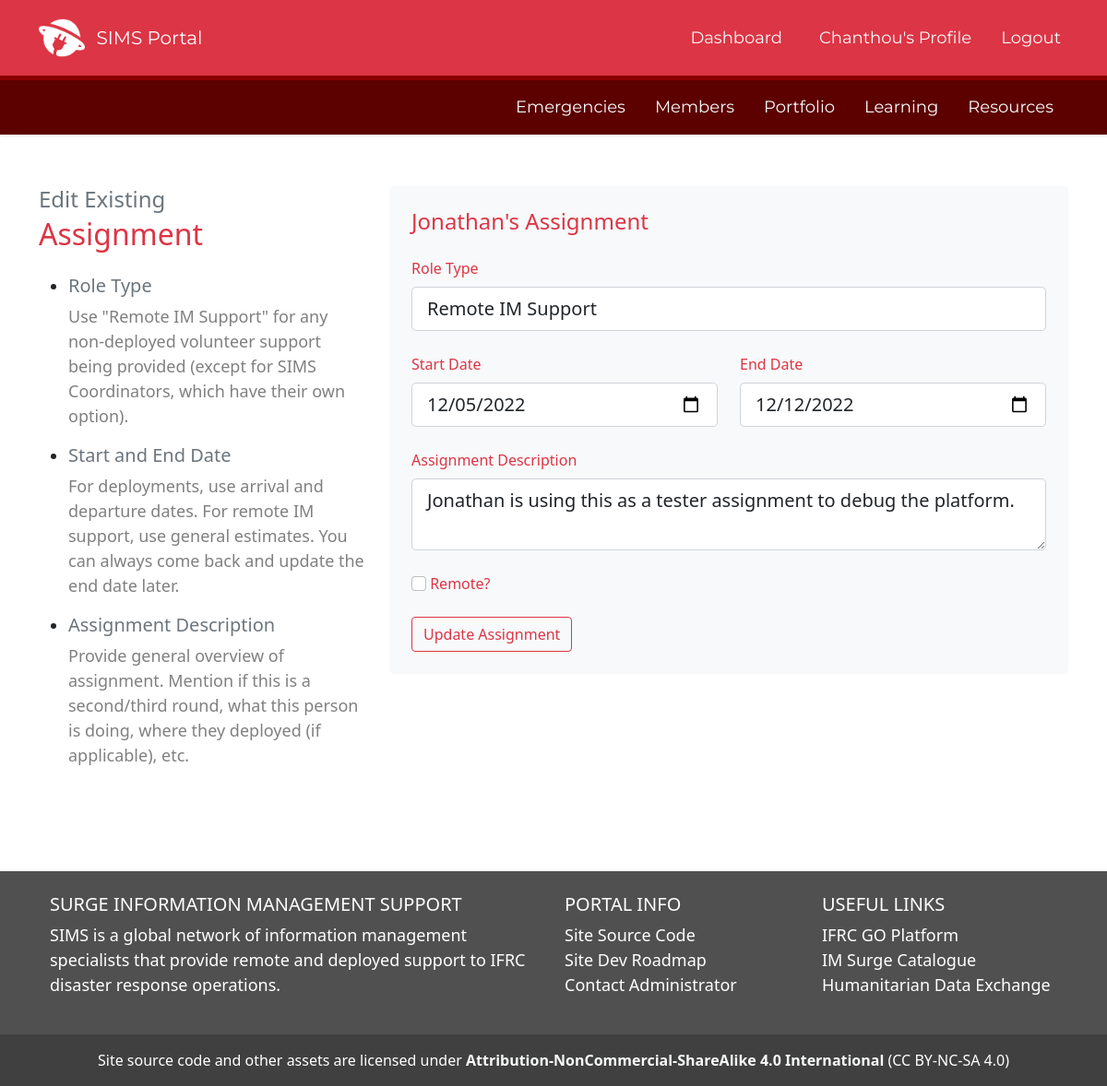
Page /assignment/edit/56 (signed in) on the committed database.
### SIMS_Portal/models.py (models this page shows, shortened)
class User(db.Model, UserMixin):
	__tablename__ = 'user'
	id = db.Column(db.Integer, primary_key=True)
	firstname = db.Column(db.String(40), nullable=False)
	lastname = db.Column(db.String(40), nullable=False)
	status = db.Column(db.String(20), default='Pending')
	birthday = db.Column(db.Date)
	email = db.Column(db.String(120), unique=True, nullable=False)
	password = db.Column(db.String(60), nullable=False)
	molnix_id = db.Column(db.Integer)
	job_title = db.Column(db.String(120))
	unit = db.Column(db.String(120))
	bio = db.Column(db.Text)
	is_admin = db.Column(db.Boolean, default=False)
	roles = db.Column(db.String(1000))
	languages = db.Column(db.String(1000))
	image_file = db.Column(db.String(20), nullable=False, default='default.png')
	twitter = db.Column(db.String(120))
	slack_id = db.Column(db.String(120))
	github = db.Column(db.String(120))
	linked_in = db.Column(db.String(120))
	messaging_number_country_code = db.Column(db.Integer)
	messaging_number = db.Column(db.Integer)
	ns_id = db.Column(db.Integer, db.ForeignKey('nationalsociety.ns_go_id'))
	assignments = db.relationship('Assignment', backref='assigned_member')
	products = db.relationship('Portfolio', backref='creator', lazy=True)
	skills = db.relationship('Skill', secondary='user_skill', backref='members_with_skill')
	languages = db.relationship('Language', secondary='user_language', backref='members_with_language')
	badges = db.relationship('Badge', secondary='user_badge', backref='members_with_badge')
	working_groups = db.relationship('WorkingGroup', secondary='user_workinggroup', backref='members_with_workinggroup')
	created_at = db.Column(db.DateTime, server_default=func.now())
	updated_at = db.Column(db.DateTime, onupdate=func.now())
	fullname = column_property(firstname + " " + lastname)
	@hybrid_property
	def fullname(self):
		return self.firstname + " " + self.lastname

class Assignment(db.Model):
	__tablename__ = 'assignment'
	id = db.Column(db.Integer, primary_key=True)
	role = db.Column(db.String(100))
	start_date = db.Column(db.Date, nullable=False, default=datetime.utcnow)
	end_date = db.Column(db.Date, nullable=False)
	remote = db.Column(db.Boolean)
	assignment_details = db.Column(db.String(1000))
	assignment_status = db.Column(db.String(100), default='Active')
	availability = db.Column(db.String)
	products = db.relationship('Portfolio', backref='assignment', lazy=True)
	learning = db.relationship('Learning', backref='assignment', uselist=False)
	user_id = db.Column(db.Integer, db.ForeignKey('user.id'))
	emergency_id = db.Column(db.Integer, db.ForeignKey('emergency.id'), default=0)
	created_at = db.Column(db.DateTime, server_default=func.now())
	updated_at = db.Column(db.DateTime, onupdate=func.now())

### SIMS_Portal/assignments/routes.py (the view, shortened to what this page needs)
@assignments.route('/assignment/edit/<int:id>', methods=['GET', 'POST'])
@login_required
def edit_assignment(id):
	assignment_info = db.session.query(Assignment, User, Emergency).join(User).join(Emergency).filter(Assignment.id == id).first()
	form = UpdateAssignmentForm(role=assignment_info.Assignment.role, start_date=assignment_info.Assignment.start_date, end_date=assignment_info.Assignment.end_date, assignment_details=assignment_info.Assignment.assignment_details)
	this_assignment = db.session.query(Assignment).filter(Assignment.id==id).first()
	return render_template('assignment_edit.html', form=form, assignment_info=assignment_info)

### SIMS_Portal/assignments/forms.py
class UpdateAssignmentForm(FlaskForm):
	user_id = QuerySelectField('SIMS Member', query_factory=lambda:User.query.filter_by(status='Active'), get_label='fullname', allow_blank=True)
	emergency_id = QuerySelectField('Emergency', query_factory=lambda:Emergency.query.all(), get_label='emergency_name', allow_blank=True)
	role = SelectField("Role Type", choices=['', 'SIMS Remote Coordinator', 'FACT/CAP Information Management', 'Information Management Coordinator', 'Information Analyst', 'Primary Data Collection Officer', 'Mapping and Visualization Officer', 'Remote IM Support'])
	start_date = DateTimeField('Start Date', format='%Y-%m-%d')
	end_date = DateTimeField('End Date', format='%Y-%m-%d')
	remote = BooleanField('Remote?')
	assignment_details = TextAreaField('Assignment Description')
	submit = SubmitField('Update Assignment')

### SIMS_Portal/models.py (called while the page is built)
@login_manager.user_loader
def load_user(user_id):
	return User.query.get(int(user_id))

### SIMS_Portal/templates/assignment_edit.html (shortened to what this page needs)
{% extends "layout.html" %}
{% block content %}
<div class="container">
	<div class="row my-5">
		<div class="col-md-4">
			<h4 class="text-secondary mb-1">Edit Existing</h4>
			<h2 class="text-danger mb-4">Assignment</h2>
			<ul class="timeline">
				<li>
					<h5 class="text-secondary">Role Type</h5>
					<p id="sidebar-guidance">Use "Remote IM Support" for any non-deployed volunteer support being provided (except for SIMS Coordinators, which have their own option).</p>
				</li>
				<li>
					<h5 class="text-secondary">Start and End Date</h5>
					<p id="sidebar-guidance">For deployments, use arrival and departure dates. For remote IM support, use general estimates. You can always come back and update the end date later.</p>
				</li>
				<li>
					<h5 class="text-secondary">Assignment Description</h5>
					<p id="sidebar-guidance">Provide general overview of assignment. Mention if this is a second/third round, what this person is doing, where they deployed (if applicable), etc.</p>
				</li>
			</ul>
		</div>
		<div class="col">
			<form action="" method="POST" class="mx-auto p-4 bg-light text-light rounded-3" novalidate>
				<div class="row">
					<h4 class="text-danger pb-3">{{assignment_info.User.firstname}}'s Assignment</h4>
					<div class="col">
						<div class="form-group pb-4">
							{{ form.role.label(class="form-control-label pb-2 text-danger") }}
							{% if form.role.errors %}
								{{ form.role(class="form-control form-control-lg is-invalid") }}
									<div class="invalid-feedback">
										{% for error in form.role.errors %}
											<span>{{ error }}</span>
										{% endfor %}
									</div>
							{% else %}
								{{ form.role(class="form-control form-control-lg") }}
							{% endif %}
						</div>
					</div>
				</div>
				<div class="row">
					<div class="col-md-6">
						<div class="form-group pb-4">
							{{ form.start_date.label(class="form-control-label pb-2 text-danger") }}
							{% if form.start_date.errors %}
								{{ form.start_date(class="form-control form-control-lg is-invalid") }}
									<div class="invalid-feedback">
										{% for error in form.start_date.errors %}
											<span>{{ error }}</span>
										{% endfor %}
									</div>
							{% else %}
								{{ form.start_date(class="form-control form-control-lg datepicker", type="date") }}
							{% endif %}
						</div>
					</div>
					<div class="col">
							{{ form.end_date.label(class="form-control-label pb-2 text-danger") }}
							{% if form.end_date.errors %}
								{{ form.end_date(class="form-control form-control-lg is-invalid") }}
									<div class="invalid-feedback">
										{% for error in form.end_date.errors %}
										<span>{{ error }}</span>
										{% endfor %}
										</div>
							{% else %}
								{{ form.end_date(class="form-control form-control-lg datepicker", type="date") }}
							{% endif %}
					</div>
				</div>
					<div class="row">
						<div class="col">
							<div class="form-group pb-4">
								{{ form.assignment_details.label(class="form-control-label pb-2 text-danger") }}
								{% if form.assignment_details.errors %}
									{{ form.assignment_details(class="form-control form-control-lg is-invalid") }}
										<div class="invalid-feedback">
											{% for error in form.assignment_details.errors %}
												<span>{{ error }}</span>
											{% endfor %}
										</div>
								{% else %}
									{{ form.assignment_details(class="form-control form-control-lg") }}
								{% endif %}
							</div>
						</div>
						<div class="row">
							<div class="col-md-6 mb-4">
								{{ form.remote(class="form-check-input") }}
								{{ form.remote.label(class="form-check-label text-danger") }}
							</div>
						</div>
						</div>
				{{ form.submit(class="btn btn-outline-danger") }}
			</form>
		</div>
	</div>
</div>
{% endblock content %}

### SIMS_Portal/templates/layout.html (shortened to what this page needs)
<!DOCTYPE html>
<html lang="en">
<head>
	<link href="https://cdn.jsdelivr.net/npm/bootstrap@5.1.3/dist/css/bootstrap.min.css" rel="stylesheet">
	<link rel="stylesheet" type="text/css" href="https://cdn.datatables.net/1.12.1/css/jquery.dataTables.css">
	<link rel="stylesheet" type="text/css" href="{{ url_for('static', filename='css/main.css') }}">
	<link rel="stylesheet" href="https://cdn.jsdelivr.net/npm/bootstrap-icons@1.8.3/font/bootstrap-icons.css">
	<link rel="stylesheet" href="https://cdn.jsdelivr.net/npm/fullcalendar@5.11.0/main.min.css">
	<link rel="stylesheet" href="https://maxcdn.bootstrapcdn.com/font-awesome/4.7.0/css/font-awesome.min.css">
</head>
<body class="d-flex flex-column min-vh-100" data-spy="scroll" data-target=".card" data-offset="50">
	<header>
	<nav id="navbar_top" class="navbar navbar-expand-md navbar-dark bg-danger navbar-static-top py-3">
	 <div class="container">
		 <img src='/static/assets/img/SIMS-Logo-Dark.png' height='50px'>&nbsp &nbsp
		{% if current_user.is_authenticated %}
			<a class="navbar-brand" href="/dashboard" style="font-family: 'Montserrat';">SIMS Portal </a>
		{% else %}
			<a class="navbar-brand" href="/" style="font-family: 'Montserrat';">Surge Information Management Support</a>
		{% endif %}
	  <div class="collapse navbar-collapse" id="main_nav">
		<ul class="navbar-nav ms-auto">
			{% if current_user.is_authenticated %}
				{% if request.path == '/dashboard' %}
					<li class="nav-item px-3"><button type="button" class="btn btn-light" style="font-family: 'Montserrat';">Dashboard</button></li>
				{% else %}
					<li class="nav-item px-3"><a class="nav-link text-light" href="/dashboard" style="font-family: 'Montserrat';"> Dashboard </a></li>
				{% endif %}
				{% if '/profile_edit/' in request.path %}
				<li class="nav-item px-2"><a class="nav-link text-light" href="/profile" style="font-family: 'Montserrat';"> Your Profile </a></li>
				{% elif request.path == '/profile' %}
					<li class="nav-item px-2"><button type="button" class="btn btn-light" style="font-family: 'Montserrat';">{{ current_user.firstname }}'s Profile</button></li>
				{% else %}
				<li class="nav-item px-2"><a class="nav-link text-light" href="/profile" style="font-family: 'Montserrat';"> {{ current_user.firstname }}'s Profile </a></li>
				{% endif %}
				<li class="nav-item ps-2"><a class="nav-link Montserrat text-light" href="/logout"> Logout </a></li>
			{% endif %}
		</ul>
	  </div>
	</nav>
	{% if current_user.is_authenticated %}
	<nav id="navbar_top_login" class="navbar navbar-expand-sm box-shadow shadow-sm navbar-dark sticky-top mb-2">
	 <div class="container">
	  <div class="collapse navbar-collapse" id="main_nav">
			<ul class="navbar-nav ms-auto">
				{% if '/emergencies/all' in request.path %}
					<li class="nav-item px-2"><button type="button" class="btn btn-light" style="font-family: 'Montserrat';">Emergencies</button></li>
				{% else %}
					<li class="nav-item px-2"><a class="nav-link text-light" href="{{ url_for('emergencies.view_all_emergencies')}}" style="font-family: 'Montserrat';">Emergencies</a></li>
				{% endif %}
				{% if '/members/all' in request.path %}
					<li class="nav-item px-2"><button type="button" class="btn btn-light" style="font-family: 'Montserrat';">Members</button></li>
				{% else %}
					<li class="nav-item px-2"><a class="nav-link text-light" href="{{ url_for('users.members_all')}}" style="font-family: 'Montserrat';">Members</a></li>
				{% endif %}
				{% if '/all_products' in request.path %}
					<li class="nav-item px-2"><button type="button" class="btn btn-light" style="font-family: 'Montserrat';">Portfolio</button></li>
				{% else %}
					<li class="nav-item px-2"><a class="nav-link text-light" href="{{ url_for('portfolios.all_products')}}" style="font-family: 'Montserrat';">Portfolio</a></li>
				{% endif %}
				{% if '/learning' in request.path %}
					<li class="nav-item px-2"><button type="button" class="btn btn-light" style="font-family: 'Montserrat';">Learning</button></li>
				{% else %}
					<li class="nav-item px-2"><a class="nav-link text-light" href="{{ url_for('main.learning')}}" style="font-family: 'Montserrat';">Learning</a></li>
				{% endif %}
				{% if '/resources' in request.path %}
					<li class="nav-item px-2"><button type="button" class="btn btn-light" style="font-family: 'Montserrat';">Resources</button></li>
				{% else %}
					<li class="nav-item px-2"><a class="nav-link text-light" href="{{ url_for('main.resources')}}" style="font-family: 'Montserrat';">Resources</a></li>
				{% endif %}
			</ul>
		</div>
	  </div>
	</nav>
	{% endif %}
	</header>
	{% block content %}{% endblock %}
	<br><br>
	<footer class="text-white text-center text-lg-start mt-auto" style='background: #505050'>
	  <div class="container p-4">
		<div class="row">
		  <div class="col-lg-6 col-md-12 mb-4 mb-md-0">
			<h5 class="text-uppercase">Surge Information Management Support</h5>
			<p>
			  SIMS is a global network of information management specialists that provide remote and deployed support to IFRC disaster response operations.
			</p>
		  </div>
		  <div class="col-lg-3 col-md-6 mb-4 mb-md-0">
			<h5 class="text-uppercase">Portal Info</h5>
			<ul class="list-unstyled mb-0">
			  <li>
				<a href="https://github.com/JonathanGarro/SIMS-Portal-Neo" class="text-white">Site Source Code</a>
			  </li>
			  <li>
				<a href="https://trello.com/b/zzwVdwoY/sims-portal-development-roadmap" class="text-white">Site Dev Roadmap</a>
			  </li>
			  <li>
				<a href="#!" class="text-white">Contact Administrator</a>
			  </li>
			</ul>
		  </div>
		  <div class="col-lg-3 col-md-6 mb-4 mb-md-0">
			  <h5 class="text-uppercase">Useful Links</h5>
			  <ul class="list-unstyled mb-0">
				<li>
				  <a href="https://go.ifrc.org" class="text-white">IFRC GO Platform</a>
				</li>
				<li>
				  <a href="https://go.ifrc.org/deployments/catalogue/infoMgt" class="text-white">IM Surge Catalogue</a>
				</li>
				<li>
				  <a href="https://data.humdata.org" class="text-white">Humanitarian Data Exchange</a>
				</li>
			  </ul>
			</div>
		</div>
	  </div>
	  <div class="text-center p-3" style="background-color: rgba(0, 0, 0, 0.2);">
		Site source code and other assets are licensed under <a href='http://creativecommons.org/licenses/by-nc-sa/4.0/' class='text-light fw-bold'> Attribution-NonCommercial-ShareAlike 4.0 International</a> (CC BY-NC-SA 4.0)
	  </div>
	</footer>
</body>
</html>

### SIMS_Portal/static/css/main.css (style rules this page uses)
a { text-decoration: none; color: #df4759 }
a:link { text-decoration: none; color: #df4759 }
body { position: relative; }
p { font-size: 18px; font: Verdana; }
li { font-size: 18px; }
#navbar_top_login { background: #5c0000 !important; }
#sidebar-guidance { font-size: 1em; color: grey }
h2 { margin-bottom:0; }
#navbar_top { border-bottom: 5px solid #890000; }
.Montserrat { font-family: 'Montserrat'; }

### rows in the picture
User: firstname "Chanthou"
User: User.firstname "Jonathan"
Assignment: role "Remote IM Support", start_date "12/05/2022", end_date "12/12/2022", assignment_details "Jonathan is using this as a tester assignment to debug the platform."
